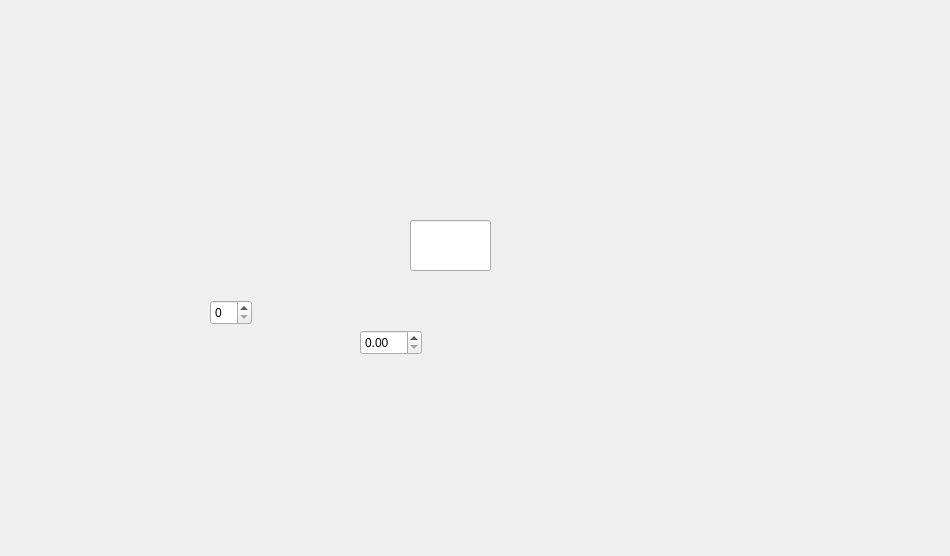
<?xml version="1.0" encoding="UTF-8"?>
<ui version="4.0">
 <class>TextToSpeech</class>
 <widget class="QWidget" name="TextToSpeech">
  <property name="geometry">
   <rect>
    <x>0</x>
    <y>0</y>
    <width>950</width>
    <height>556</height>
   </rect>
  </property>
  <property name="windowTitle">
   <string>Form</string>
  </property>
  <widget class="QLineEdit" name="lineEdit">
   <property name="geometry">
    <rect>
     <x>410</x>
     <y>220</y>
     <width>81</width>
     <height>51</height>
    </rect>
   </property>
  </widget>
  <widget class="QSpinBox" name="spinBox">
   <property name="geometry">
    <rect>
     <x>210</x>
     <y>300</y>
     <width>42</width>
     <height>25</height>
    </rect>
   </property>
  </widget>
  <widget class="QDoubleSpinBox" name="doubleSpinBox">
   <property name="geometry">
    <rect>
     <x>360</x>
     <y>330</y>
     <width>62</width>
     <height>25</height>
    </rect>
   </property>
  </widget>
 </widget>
 <resources/>
 <connections/>
</ui>
